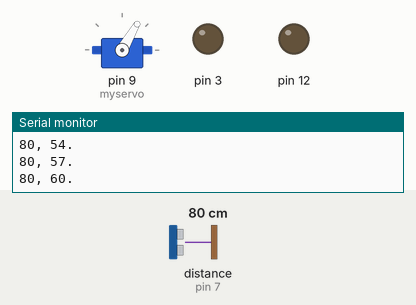
Simulated run of this sketch. Board: Arduino Uno, built with avr-gcc and run on an emulated ATmega328P. Parts: servo, output pins drawn as LEDs (lit = HIGH), the last lines printed to the serial monitor. Wiring (inferred from the names in the program): ultrasonic range finder: trigger pin 8; echo pin 7. The inputs (shaded band) are chosen by the test bench; at power-on: distance to the obstacle (sensor on pin 7) 80 cm. The echo pulse lasts 58.3 µs per cm; pins used as bus, display or sensor lines are not drawn.

Above: at 2.63 s.
At 5.9 s:
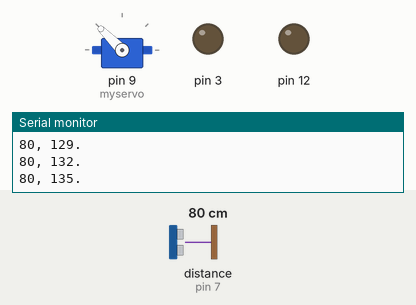
6.0 s: distance to the obstacle (sensor on pin 7) set to 299 cm
At 11.3 s:
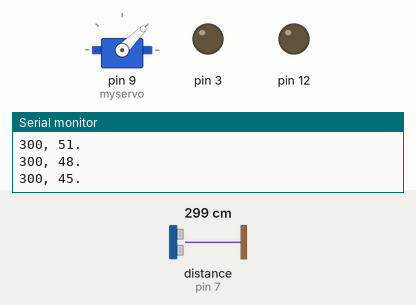
Timing chart, 0 to 15.0 s (numbered marks = the images above; inputs shaded):
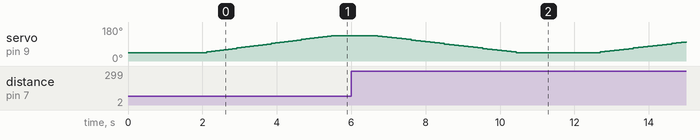

The sketch:

Sonar.ino
```cpp
// Project          : Sonar Software Test
// Language         : Arduino
// Version          : ALPHA v0.3
// Author           : Batuhan Gayretli
// Commencement Date: 09.05.2014
// Last Update      : 09.06.2014


#define ECHOPIN 7
#define TRIGPIN 8
#include <Servo.h>

Servo myservo; // create servo object to control a servo
int pos = 0; // variable to store the servo position

void setup() {

  Serial.begin(9600);
  myservo.attach(9); // attaches the servo on pin 9 to the servo object

  pinMode(3,OUTPUT);
  pinMode(12,OUTPUT);
  pinMode(13,INPUT);
  pinMode(ECHOPIN, INPUT);
  pinMode(TRIGPIN, OUTPUT);
}

void Print (int R , int T)
{
   Serial.print(R);Serial.print(", ");
   Serial.print(T);Serial.println(".");
   delay(100);
}

float Distance () {
  // Pulse Sending
  digitalWrite(TRIGPIN, LOW);
  delayMicroseconds(2);
  digitalWrite(TRIGPIN, HIGH);
  delayMicroseconds(10);
  digitalWrite(TRIGPIN, LOW);

  // Distance Calculation
  float distance = pulseIn(ECHOPIN, HIGH);
  distance= distance/58;
  return(distance);
}

void loop() {

  myservo.write(45); // Tells the servo to go to position in variable 'pos'
  delay(2000); // Turning Time

  for(pos = 45; pos <= 135; pos += 3) // 45 to 135
  {
    myservo.write(pos); // Tells the servo to go to position in variable 'pos'
    Print(Distance() , pos); // For Serial
    delay(10); // Waits 10ms for the servo to reach the position
  }
  delay(1000);

  for(pos = 135; pos>=45; pos-=3) // 45 to 135
  {
    myservo.write(pos); // Tells the servo to go to position in variable 'pos'
    Print(Distance() , pos);
    delay(10); // Waits 10ms for the servo to reach the position
  }


}
```
